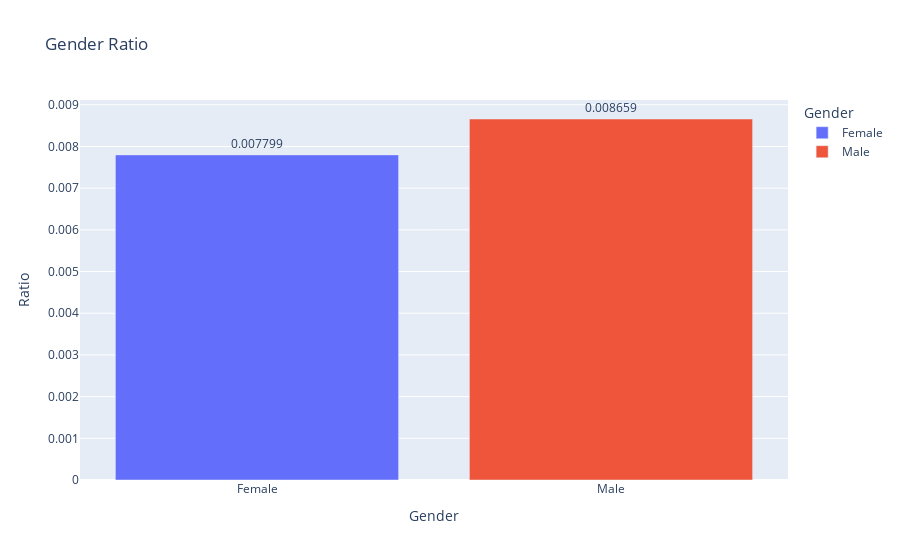

Here is the notebook cell this chart was saved with:
### Code cell
fig = px.bar(ratio_spend_to_income, x='gender', y='ratio', text='ratio', color='gender',
             labels={'ratio': 'Ratio', 'gender': 'Gender'}, title='Gender Ratio')

fig.update_traces(texttemplate='%{text:.6f}', textposition='outside')

fig.show()

### Figure 1 — Plotly figure (JSON) as saved in the notebook; plotly's stock layout.template omitted (floating-point values rounded to 4 significant figures)
{"data": [{"alignmentgroup": "True", "hovertemplate": "Gender=%{x}<br>Ratio=%{text}<extra></extra>", "legendgroup": "Female", "marker": {"color": "#636efa", "pattern": {"shape": ""}}, "name": "Female", "offsetgroup": "Female", "orientation": "v", "showlegend": true, "text": [0.007799], "textposition": "outside", "texttemplate": "%{text:.6f}", "type": "bar", "x": ["Female"], "xaxis": "x", "y": [0.007799], "yaxis": "y"}, {"alignmentgroup": "True", "hovertemplate": "Gender=%{x}<br>Ratio=%{text}<extra></extra>", "legendgroup": "Male", "marker": {"color": "#EF553B", "pattern": {"shape": ""}}, "name": "Male", "offsetgroup": "Male", "orientation": "v", "showlegend": true, "text": [0.008659], "textposition": "outside", "texttemplate": "%{text:.6f}", "type": "bar", "x": ["Male"], "xaxis": "x", "y": [0.008659], "yaxis": "y"}], "layout": {"barmode": "relative", "legend": {"title": {"text": "Gender"}, "tracegroupgap": 0}, "title": {"text": "Gender Ratio"}, "xaxis": {"anchor": "y", "categoryarray": ["Female", "Male"], "categoryorder": "array", "domain": [0, 1], "title": {"text": "Gender"}}, "yaxis": {"anchor": "x", "domain": [0, 1], "title": {"text": "Ratio"}}}}
